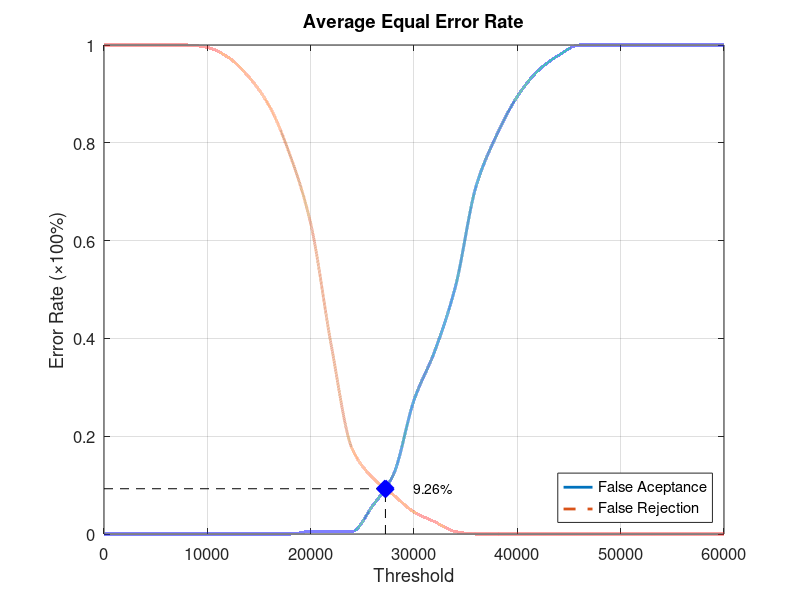
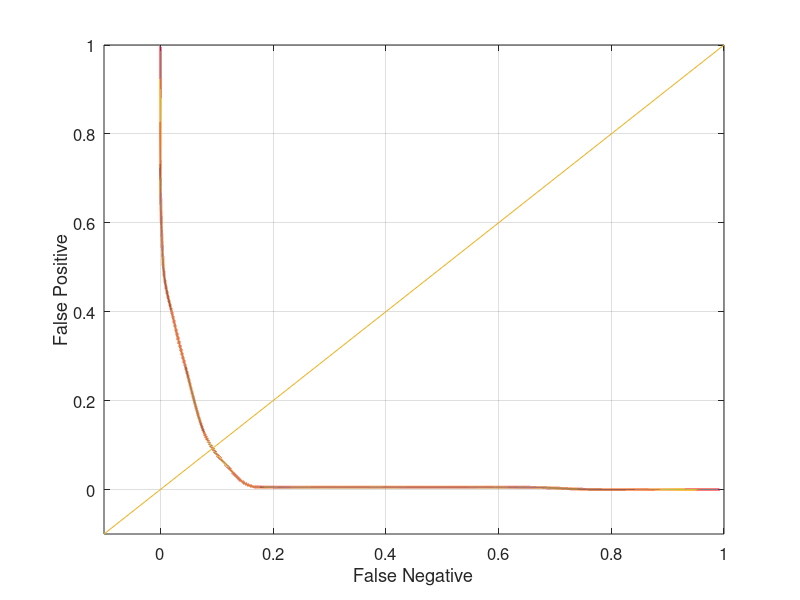

Write the MATLAB code that produced these figures, in order.
function yEER = Database1_2
close all;
clear;
clc;
x = 0:2000:60000;
xq = 0:0.5:60000;

y0 = [0 0 0 0 0 0 0 0 0 0 0.00526316 0.00526316 0.00526316 0.0578947 0.121053 0.273684 0.373684 0.505263 0.710526 0.815789 0.894737 0.947368 0.978947 1 1 1 1 1 1 1 1];
yy0 = interp1(x, y0, xq, 'pchip');
y1 = [1 1 1 1 1 0.995 0.975 0.935 0.875 0.775 0.635 0.385 0.175 0.115 0.08 0.045 0.025 0.005 0 0 0 0 0 0 0 0 0 0 0 0 0];
yy1 = interp1(x, y1, xq, 'pchip');

% Calculating EER: 
y2 = abs(y0 - y1);
find(y2 == min(y2))
yy2 = abs(yy0 - yy1);
xEER = find(yy2 == min(yy2));
xEERIndex = xq(xEER) % X-axis EER
yEER = yy0(xEER) % Y-axis EER

main = figure
plot(xq, yy0,'-','LineWidth', 2);	hold on
plot(xq, yy1,'--','LineWidth', 2);	hold on
plot([xEERIndex xEERIndex], [0 yEER], 'k--');	hold on
plot([0 xEERIndex], [yEER yEER], 'k--');	hold on
plot(xEERIndex, yEER, 'bx', 'LineWidth', 10);	hold on
text(xEERIndex + 10 * xEERIndex / 100, yEER, [num2str(round((10000 * yEER)) / 100) '%'])
legend('False Aceptance', 'False Rejection', 'Location', 'SouthEast')
xlabel('Threshold')
ylabel('Error Rate (\times100%)')
title('Average Equal Error Rate')
set(gca, 'FontSize', 12)
axis([0 60000 0 1])
grid on

print(main, 'Database1_2Main', '-dpng');
FNRxFPR = figure('Color', [1 1 1]);
plot(yy1, yy0, '-', yy1, yy0, 'LineWidth', 2);
hold on
y = -0.1:0.1:1
plot(y, y); 
set(gca, 'FontSize', 12)
xlabel('False Negative')
ylabel('False Positive')
axis([-0.1 1 -0.1 1])
set(gca, 'FontSize', 12)
grid on

print(FNRxFPR, 'Database1_2FNRxFPR','-dpng');
end
